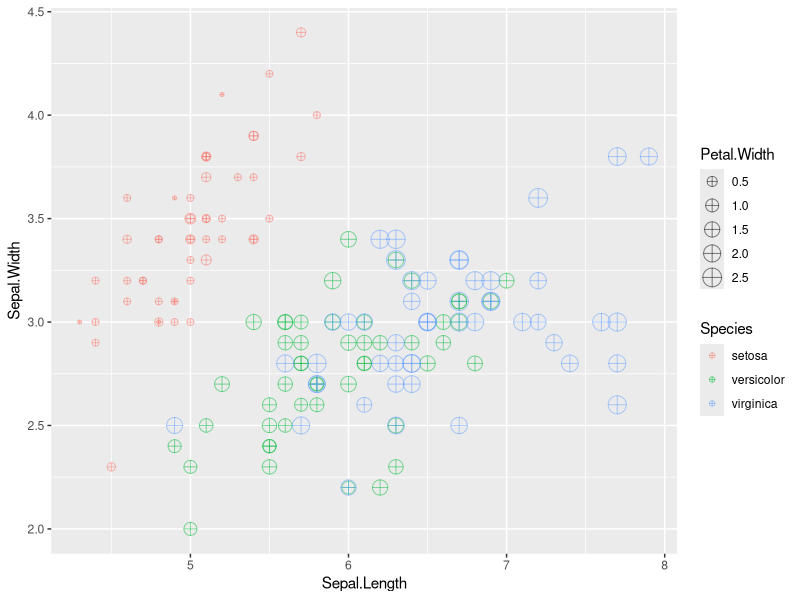
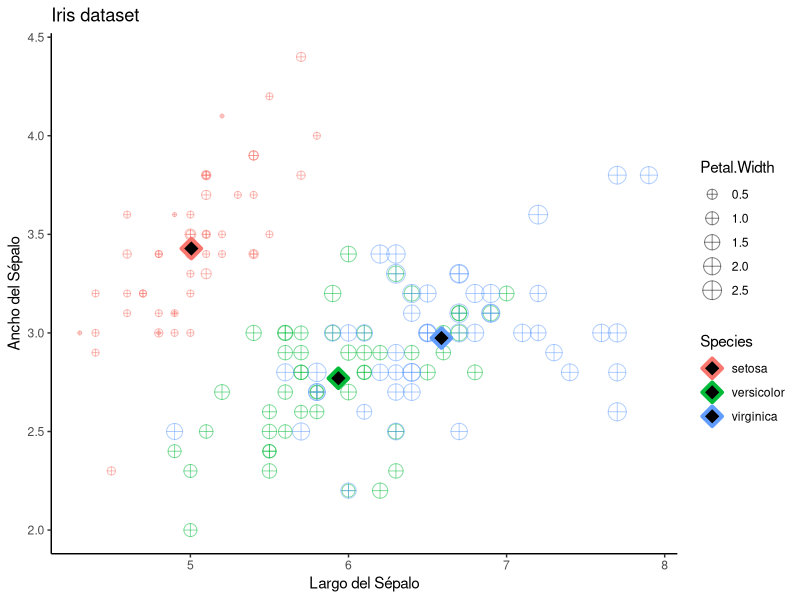

Here is the R script that generated these plots, in order:
# Postwork Sesión 2.

## Christian Millán

#### Objetivo

"- Conocer algunas de las bases de datos disponibles en `R`
- Observar algunas características y manipular los DataFrames con `dplyr`
- Realizar visualizaciones con `ggplot`
#### Requisitos

1. Tener instalado R y RStudio
2. Haber realizado el prework y estudiado los ejemplos de la sesión."

#### Desarrollo
library(ggplot2)
library(dplyr)

"1) Inspecciona el DataSet iris disponible directamente en la librería de ggplot. 
Identifica las variables que contiene y su tipo, asegúrate de que no hayan datos faltantes y 
que los datos se encuentran listos para usarse."

str(iris)
View(iris)

sum(complete.cases(iris))

"2) Crea una gráfica de puntos que contenga `Sepal.Lenght` en el eje horizontal, 
`Sepal.Width` en el eje vertical, que identifique `Species` por color y que el tamaño 
de la figura está representado por `Petal.Width`. 
Asegúrate de que la geometría contenga `shape = 10` y `alpha = 0.5`."

g_iris <- ggplot(iris, aes(x= Sepal.Length, 
                 y = Sepal.Width,
                 color= Species, 
                 size = Petal.Width,
                 )) + 
  geom_point(shape = 10, alpha = 0.5)

g_iris

"3) Crea una tabla llamada `iris_mean` que contenga el promedio de todas las variables 
agrupadas por `Species`."

iris.mean <- iris %>% group_by(Species) %>%
  summarise( Sepal.Length=mean(Sepal.Length),
             Sepal.Width=mean(Sepal.Width),
             Petal.Length=mean(Petal.Length),
             Petal.Width=mean(Petal.Width))


iris.mean

"4) Con esta tabla, agrega a tu gráfica anterior otra geometría de puntos para agregar 
los promedios en la visualización. Asegúrate que el primer argumento de la geometría 
sea el nombre de tu tabla y que los parámetros sean `shape = 23`, `size = 4`, 
`fill = 'black'` y `stroke = 2`. También agrega etiquetas, temas y los cambios 
necesarios para mejorar tu visualización."

g_iris <- g_iris +
  geom_point(data = iris.mean,
             shape = 23, 
             size = 4,
             fill = 'black',
             stroke = 2
  )
  
g_iris <- g_iris + labs(title = "Iris dataset",
                        x = "Largo del Sépalo",
                        y = "Ancho del Sépalo") + 
  theme_classic()

g_iris
